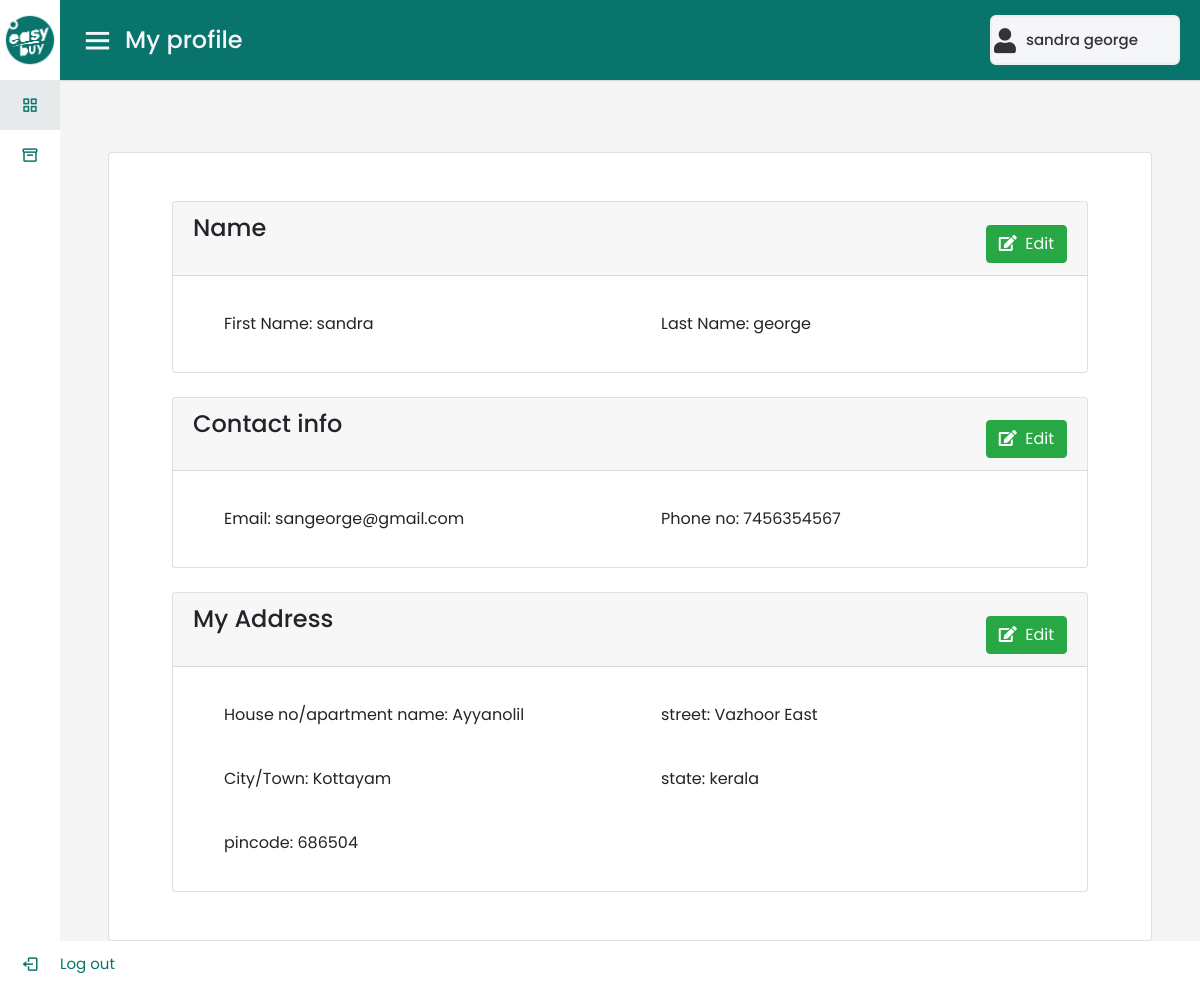
Screenshot of /code/user_profile/userprofile.php (signed in) with the database file from the repository.
### tables this page shows
CREATE TABLE `tbl_users` (
  `user_id` int(11) NOT NULL,
  `user_fname` varchar(30) NOT NULL,
  `user_lname` varchar(30) NOT NULL,
  `user_phone` varchar(30) NOT NULL,
  `user_status` varchar(30) NOT NULL,
  `login_id` int(11) NOT NULL
);

CREATE TABLE `tbl_address` (
  `a_id` int(11) NOT NULL,
  `login_id` int(11) NOT NULL,
  `house` varchar(100) NOT NULL,
  `street` varchar(100) NOT NULL,
  `city` varchar(100) NOT NULL,
  `state` varchar(100) NOT NULL,
  `pincode` bigint(20) NOT NULL
);

### code/user_profile/userprofile.php (the view, shortened to what this page needs)
<?php
include '../db_con.php';
$logid = $_SESSION['login_id'];
?>
<!DOCTYPE html>
<html lang="en" dir="ltr">
<head>
  <link rel="stylesheet" href="userstyle.css">
  <link href="https://cdn.jsdelivr.net/npm/bootstrap@5.0.2/dist/css/bootstrap.min.css" rel="stylesheet">
  <link rel="stylesheet" href="https://cdn.jsdelivr.net/npm/bootstrap@4.0.0/dist/css/bootstrap.min.css">
  <link href='https://unpkg.com/boxicons@2.0.7/css/boxicons.min.css' rel='stylesheet'>
  <link rel="stylesheet" href="https://cdnjs.cloudflare.com/ajax/libs/font-awesome/5.15.4/css/all.min.css">
</head>
<body>
  <div class="sidebar">
    <div class="logo-details">
      <a href="../user.php"> <img src="images/logo.png" class="logo" alt="" height="60px" width="60px"></a>
    </div>
    <ul class="nav-links start-0 m-0 p-0">
      <li>
        <a href="#" class="active">
          <i class='bx bx-grid-alt'></i>
          <span class="links_name">Profile</span>
        </a>
      </li>
      <li>
        <a href="ads.php">
          <i class='bx bx-box'></i>
          <span class="links_name">My ads</span>
        </a>
      </li>
      <li class="log_out">
        <a href="../logout.php">
          <i class='bx bx-log-out'></i>
          <span class="links_name">Log out</span>
        </a>
      </li>
    </ul>
  </div>
  <section class="home-section">
    <nav>
      <div class="sidebar-button">
        <i class='bx bx-menu sidebarBtn'></i>
        <span class="dashboard">My profile</span>
      </div>
      <div class="profile-details">
        <?php $name = "SELECT * FROM tbl_login as a, tbl_users as b, tbl_address as c WHERE a.login_id=b.login_id and b.login_id='$logid'";
        $name_check = mysqli_query($conn, $name);
        $raw = mysqli_fetch_array($name_check);
        $name1 = "SELECT * FROM tbl_address WHERE login_id='$logid'";
        $name_check1 = mysqli_query($conn, $name1);
        $raw1 = mysqli_fetch_array($name_check1);
        ?>
        <i class="fas fa-user"></i>
        <span class="admin_name"><?php echo $raw['user_fname'] . " " . $raw['user_lname']; ?></span>
      </div>
    </nav>
    <div class="home-content">
      <div class="card w-auto m-5 p-5">
        <div class="container-fluid">
          <div class="row">
            <div class="col-md-12">
              <div class="card">
                <div class="card-header">
                  <h4>Name</h4>
                  <button type="button" class="btn btn-success editprofile" style="float: right; margin-top: -3%;" data-bs-toggle="modal" data-bs-target="#exampleModal">
                    <i class="fa fa-edit"></i>&nbsp; Edit
                  </button>
                </div>
                <div class="card-body">
                  <div class="container">
                    <div class="row g-2">
                      <div class="col-6">
                        <div class="p-3">First Name: <?php echo $raw['user_fname']; ?></div>
                      </div>
                      <div class="col-6">
                        <div class="p-3">Last Name: <?php echo $raw['user_lname']; ?></div>
                      </div>
                    </div>
                  </div>
                </div>
              </div>
            </div>
          </div>
        </div>
        <div class="container-fluid">
          <div class="row">
            <div class="col-md-12">
              <div class="card">
                <div class="card-header">
                  <h4>Contact info</h4>
                  <button type="button" class="btn btn-success editcontact" style="float: right; margin-top: -3%;" data-bs-toggle="modal" data-bs-target="#exampleModal2">
                    <i class="fa fa-edit"></i>&nbsp; Edit
                  </button>
                </div>
                <div class="card-body">
                  <div class="container">
                    <div class="row g-2">
                      <div class="col-6">
                        <div class="p-3">Email: <?php echo $raw['email']; ?></div>
                      </div>
                      <div class="col-6">
                        <div class="p-3">Phone no: <?php echo $raw['user_phone']; ?></div>
                      </div>
                    </div>
                  </div>
                </div>
              </div>
            </div>
          </div>
        </div>
        <div class="container-fluid">
          <div class="row">
            <div class="col-md-12">
              <div class="card">
                <div class="card-header">
                  <h4>My Address</h4>
                  <button type="button" value="<?php echo $logid; ?>" class="btn btn-success editaddress" style="float: right; margin-top: -3%;" data-bs-toggle="modal" data-bs-target="#exampleModal3">
                    <i class="fa fa-edit"></i>&nbsp; Edit
                  </button>
                </div>
                <div class="card-body">
                  <div class="container">
                    <div class="row g-2">
                      <div class="col-6">
                        <div class="p-3">House no/apartment name: <?php echo $raw1['house']; ?></div>
                      </div>
                      <div class="col-6">
                        <div class="p-3">street: <?php echo $raw1['street']; ?></div>
                      </div>
                      <div class="col-6">
                        <div class="p-3">City/Town: <?php echo $raw1['city']; ?></div>
                      </div>
                      <div class="col-6">
                        <div class="p-3">state: <?php echo $raw1['state']; ?></div>
                      </div>
                      <div class="col-6">
                        <div class="p-3">pincode: <?php echo $raw1['pincode']; ?></div>
                      </div>
                    </div>
                  </div>
                </div>
              </div>
            </div>
          </div>
        </div>
      </div>
  </section>
</body>
</html>

### code/user_profile/userstyle.css (style rules this page uses)
* { margin: 100; padding: 0; box-sizing: border-box; font-family: "Poppins", sans-serif; }
.btn { margin-top: 1rem; display: inline-block; padding: 0.1rem 0.2rem; border-radius: 0.5rem; color: #fff; background: #09746c; font-size: 1.7rem; cursor: pointer; font-weight: 300; }
.sidebar { position: fixed; height: 100%; width: 240px; background: #ffffff; transition: all 0.5s ease; }
.sidebar .logo-details { height: 80px; display: flex; align-items: center; }
.sidebar .nav-links { margin-top: 10px; }
.sidebar .nav-links li { position: relative; list-style: none; height: 50px; }
.sidebar .nav-links li a { height: 100%; width: 100%; display: flex; align-items: center; text-decoration: none; transition: all 0.4s ease; }
.sidebar .nav-links li a.active { background: #e6eaea; }
.sidebar .nav-links li i { min-width: 60px; text-align: center; font-size: 18px; color: #09746c; }
.sidebar .nav-links li a .links_name { color: #09746c; font-size: 15px; font-weight: 400; white-space: nowrap; }
.sidebar .nav-links .log_out { position: absolute; bottom: 0; width: 100%; }
.home-section { position: relative; background: #f5f5f5; min-height: 100vh; width: calc(100% - 240px); left: 240px; transition: all 0.5s ease; }
.home-section nav { display: flex; justify-content: space-between; height: 80px; background: #09746c; display: flex; align-items: center; position: fixed; width: calc(100% - 240px); left: 240px; z-index: 100; padding: 0 20px; box-shadow: 0 1px 1px rgba(0, 0, 0, 0.1); transition: all 0.5s ease; }
.home-section nav .sidebar-button { display: flex; align-items: center; font-size: 24px; font-weight: 500; color: #f5f6fa; }
nav .sidebar-button i { font-size: 35px; margin-right: 10px; }
.home-section nav .profile-details { display: flex; align-items: center; background: #f5f6fa; border: 2px solid #efeef1; border-radius: 6px; height: 50px; min-width: 190px; padding: 0 15px 0 2px; }
nav .profile-details .admin_name { font-size: 15px; font-weight: 500; color: #333; margin: 0 10px; white-space: nowrap; }
nav .profile-details i { font-size: 25px; color: #333; }
.home-section .home-content { position: relative; padding-top: 104px; }
@media (max-width: 1240px) { .sidebar { width: 60px; } }
@media (max-width: 1240px) { .home-section { width: calc(100% - 60px); left: 60px; } }
@media (max-width: 1240px) { .home-section nav { width: calc(100% - 60px); left: 60px; } }

### rows the page displays
tbl_users: user_fname "sandra", user_lname "george", user_phone "7456354567"
tbl_address: house "Ayyanolil", street "Vazhoor East", city "Kottayam", state "kerala", pincode "686504"

### other values shown
$raw['email'] "sangeorge@gmail.com"
